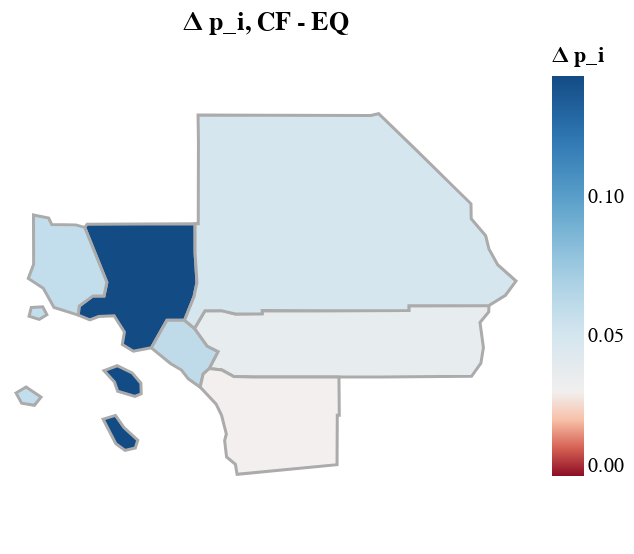

Source (notebook cell):
### Code cell
map_p_i_diff.save('output/map_p_i_diff.svg')
map_p_i_diff

### Figure 1 — Vega-Lite specification as saved in the notebook (floating-point values rounded to 4 significant figures)
{"config": {"view": {"continuousWidth": 300, "continuousHeight": 300}}, "data": {"values": [{"type": "Feature", "geometry": {"type": "MultiPolygon", "coordinates": [[[[-118.1, 33.69], [-118.3, 33.66], [-118.5, 33.73], [-118.4, 33.84], [-118.6, 33.99], [-118.7, 33.98], [-118.8, 33.95], [-119.0, 33.99], [-118.9, 34.07], [-118.8, 34.17], [-118.7, 34.17], [-118.6, 34.29], [-118.9, 34.79], [-118.9, 34.82], [-117.7, 34.82], [-117.7, 34.56], [-117.6, 34.29], [-117.7, 34.16], [-117.8, 33.95], [-118.0, 33.95], [-118.1, 33.69]]], [[[-118.7, 33.49], [-118.5, 33.53], [-118.4, 33.46], [-118.3, 33.37], [-118.3, 33.27], [-118.3, 33.25], [-118.5, 33.3], [-118.6, 33.38], [-118.7, 33.49]]], [[[-118.7, 33.04], [-118.5, 33.07], [-118.4, 32.96], [-118.3, 32.85], [-118.3, 32.77], [-118.4, 32.75], [-118.5, 32.81], [-118.7, 33.04]]]]}, "properties": {"county_i_name": "Los Angeles", "county_i": 0, "H_i_2024_data": 3696.0, "H_i_2025_data": 3727.0, "N_i_2024_data": 3305.0, "N_i_2025_data": 3314.0, "L_i_data": 4742.0, "F_i_nofire": 0, "F_i_fire1": 0.01, "p_i_eq": 0.8522, "A_i_eq": 1.089, "p_i_cf": 0.9954, "diff_p_i": 0.1432, "L_i_eq": 4742.0, "FID": 1993}}, {"type": "Feature", "geometry": {"type": "Polygon", "coordinates": [[[-117.8, 33.95], [-117.7, 33.87], [-117.5, 33.71], [-117.4, 33.66], [-117.5, 33.51], [-117.6, 33.45], [-117.6, 33.33], [-117.7, 33.41], [-117.8, 33.49], [-117.9, 33.55], [-118.1, 33.69], [-118.0, 33.95], [-117.8, 33.95]]]}, "properties": {"county_i_name": "Orange", "county_i": 1, "H_i_2024_data": 1158.0, "H_i_2025_data": 1164.0, "N_i_2024_data": 1057.0, "N_i_2025_data": 1058.0, "L_i_data": 1548.0, "F_i_nofire": 0, "F_i_fire1": 0.0, "p_i_eq": 0.8779, "A_i_eq": 0.02765, "p_i_cf": 0.9382, "diff_p_i": 0.0603, "L_i_eq": 1548.0, "FID": 362}}, {"type": "Feature", "geometry": {"type": "Polygon", "coordinates": [[[-116.1, 33.43], [-117.0, 33.43], [-117.2, 33.43], [-117.4, 33.49], [-117.5, 33.51], [-117.4, 33.66], [-117.5, 33.71], [-117.7, 33.87], [-117.6, 34.03], [-117.4, 34.03], [-117.2, 34.0], [-116.9, 34.0], [-116.9, 34.03], [-116.3, 34.03], [-115.3, 34.03], [-115.3, 34.08], [-114.4, 34.08], [-114.4, 34.02], [-114.5, 33.93], [-114.5, 33.7], [-114.5, 33.55], [-114.6, 33.43], [-115.6, 33.43], [-116.1, 33.43]]]}, "properties": {"county_i_name": "Riverside", "county_i": 2, "H_i_2024_data": 882.4, "H_i_2025_data": 893.3, "N_i_2024_data": 835.9, "N_i_2025_data": 837.5, "L_i_data": 1016.0, "F_i_nofire": 0, "F_i_fire1": 0.0, "p_i_eq": 0.9256, "A_i_eq": 0.3969, "p_i_cf": 0.9628, "diff_p_i": 0.03721, "L_i_eq": 1016.0, "FID": 2943}}, {"type": "Feature", "geometry": {"type": "Polygon", "coordinates": [[[-117.7, 33.87], [-117.8, 33.95], [-117.7, 34.16], [-117.6, 34.29], [-117.7, 34.56], [-117.7, 34.82], [-117.6, 34.82], [-117.6, 35.56], [-117.6, 35.8], [-116.9, 35.8], [-115.7, 35.79], [-115.6, 35.81], [-115.3, 35.5], [-114.6, 35.0], [-114.6, 34.87], [-114.5, 34.71], [-114.4, 34.59], [-114.3, 34.45], [-114.1, 34.3], [-114.3, 34.17], [-114.4, 34.08], [-115.3, 34.08], [-115.3, 34.03], [-116.3, 34.03], [-116.9, 34.03], [-116.9, 34.0], [-117.2, 34.0], [-117.4, 34.03], [-117.6, 34.03], [-117.7, 33.87]]]}, "properties": {"county_i_name": "San Bernardino", "county_i": 3, "H_i_2024_data": 751.6, "H_i_2025_data": 758.1, "N_i_2024_data": 698.5, "N_i_2025_data": 700.8, "L_i_data": 909.4, "F_i_nofire": 0, "F_i_fire1": 0.0, "p_i_eq": 0.9006, "A_i_eq": 0.1551, "p_i_cf": 0.95, "diff_p_i": 0.0494, "L_i_eq": 909.4, "FID": 817}}, {"type": "Feature", "geometry": {"type": "Polygon", "coordinates": [[[-117.6, 33.33], [-117.6, 33.45], [-117.5, 33.51], [-117.4, 33.49], [-117.2, 33.43], [-117.0, 33.43], [-116.1, 33.43], [-116.1, 33.07], [-116.1, 33.07], [-116.1, 32.62], [-117.2, 32.53], [-117.2, 32.62], [-117.3, 32.69], [-117.3, 32.84], [-117.3, 32.9], [-117.4, 33.08], [-117.4, 33.18], [-117.6, 33.33]]]}, "properties": {"county_i_name": "San Diego", "county_i": 4, "H_i_2024_data": 1267.0, "H_i_2025_data": 1281.0, "N_i_2024_data": 1214.0, "N_i_2025_data": 1220.0, "L_i_data": 1615.0, "F_i_nofire": 0, "F_i_fire1": 0.0, "p_i_eq": 0.9413, "A_i_eq": 0.3547, "p_i_cf": 0.9708, "diff_p_i": 0.02948, "L_i_eq": 1615.0, "FID": 1896}}, {"type": "Feature", "geometry": {"type": "MultiPolygon", "coordinates": [[[[-119.4, 34.9], [-119.3, 34.87], [-119.2, 34.81], [-119.0, 34.81], [-118.9, 34.79], [-118.6, 34.29], [-118.7, 34.17], [-118.8, 34.17], [-118.9, 34.07], [-119.0, 33.99], [-119.2, 34.06], [-119.3, 34.24], [-119.5, 34.33], [-119.4, 34.46], [-119.4, 34.9]]], [[[-119.5, 34.06], [-119.3, 34.07], [-119.3, 34.0], [-119.4, 33.95], [-119.5, 33.98], [-119.5, 34.06]]], [[[-119.6, 33.28], [-119.5, 33.33], [-119.4, 33.24], [-119.4, 33.17], [-119.6, 33.19], [-119.6, 33.28]]]]}, "properties": {"county_i_name": "Ventura", "county_i": 5, "H_i_2024_data": 297.9, "H_i_2025_data": 300.7, "N_i_2024_data": 272.4, "N_i_2025_data": 272.7, "L_i_data": 389.5, "F_i_nofire": 0, "F_i_fire1": 0.0, "p_i_eq": 0.88, "A_i_eq": -2.024, "p_i_cf": 0.9393, "diff_p_i": 0.05927, "L_i_eq": 389.5, "FID": 963}}]}, "mark": {"type": "geoshape", "stroke": "#ababab", "strokeWidth": 1.5}, "encoding": {"color": {"field": "properties.diff_p_i", "scale": {"domainMid": 0, "scheme": "redblue"}, "title": "Δ p_i", "type": "quantitative"}}, "height": 250, "projection": {"type": "mercator"}, "title": "Δ p_i, CF - EQ", "width": 250, "$schema": "https://vega.github.io/schema/vega-lite/v5.20.1.json"}
